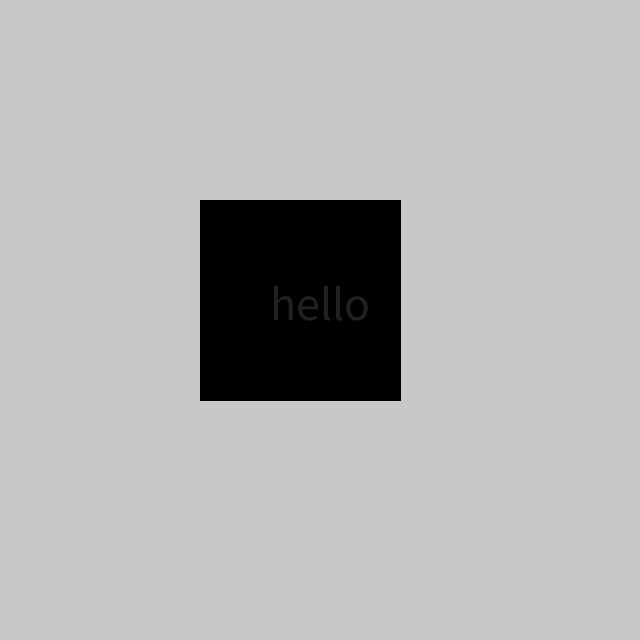
Frame 1 (no input)
Frame 60 (the mouse pressed at the canvas centre just before this capture): identical to frame 1, image omitted
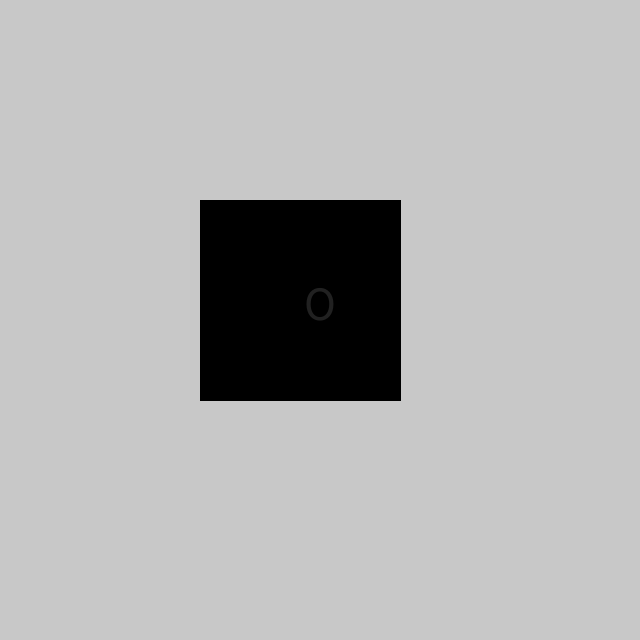
Frame 120 (the mouse held since frame 60 and released just before this capture)

The Processing sketch that drew these frames (run headless with seeded random() and noise(); from frame 60 on, the mouse is pressed at the canvas centre):

// Processing sketch: sketch_30
// ── sketch_30.pde
int value = 0;

void setup() {
  size(640, 640);
}

void draw() {
  //textMode(CENTER);
  background(200);
  fill(value);
  rect(200,200,200,200);

  String a = "hello";
  String b = "O";
  textSize(48);
  textAlign(CENTER);
  fill(33);
  if (mousePressed) {
    text(b, width/2, height/2);
  } else {
    text(a, width/2, height/2);
  }
  
  
}


void keyPressed() {
  if (value == 0) {
    value = 255;
  } else {
    value = 0;
  }
  println("pressed" + int(key));
}


void keyTyped() {
  println("typed " + int(key) + " " + keyCode);
}

void keyReleased() {
  println("released " + int(key) + " " + keyCode);
}
